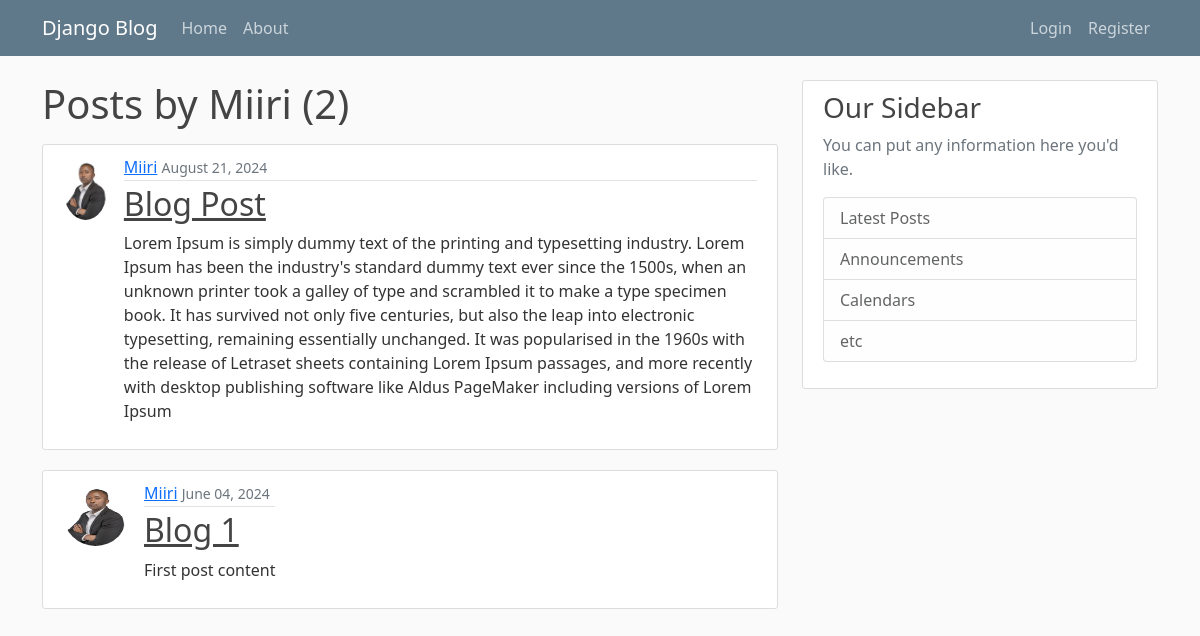
The app's page /user/Miiri, older data.
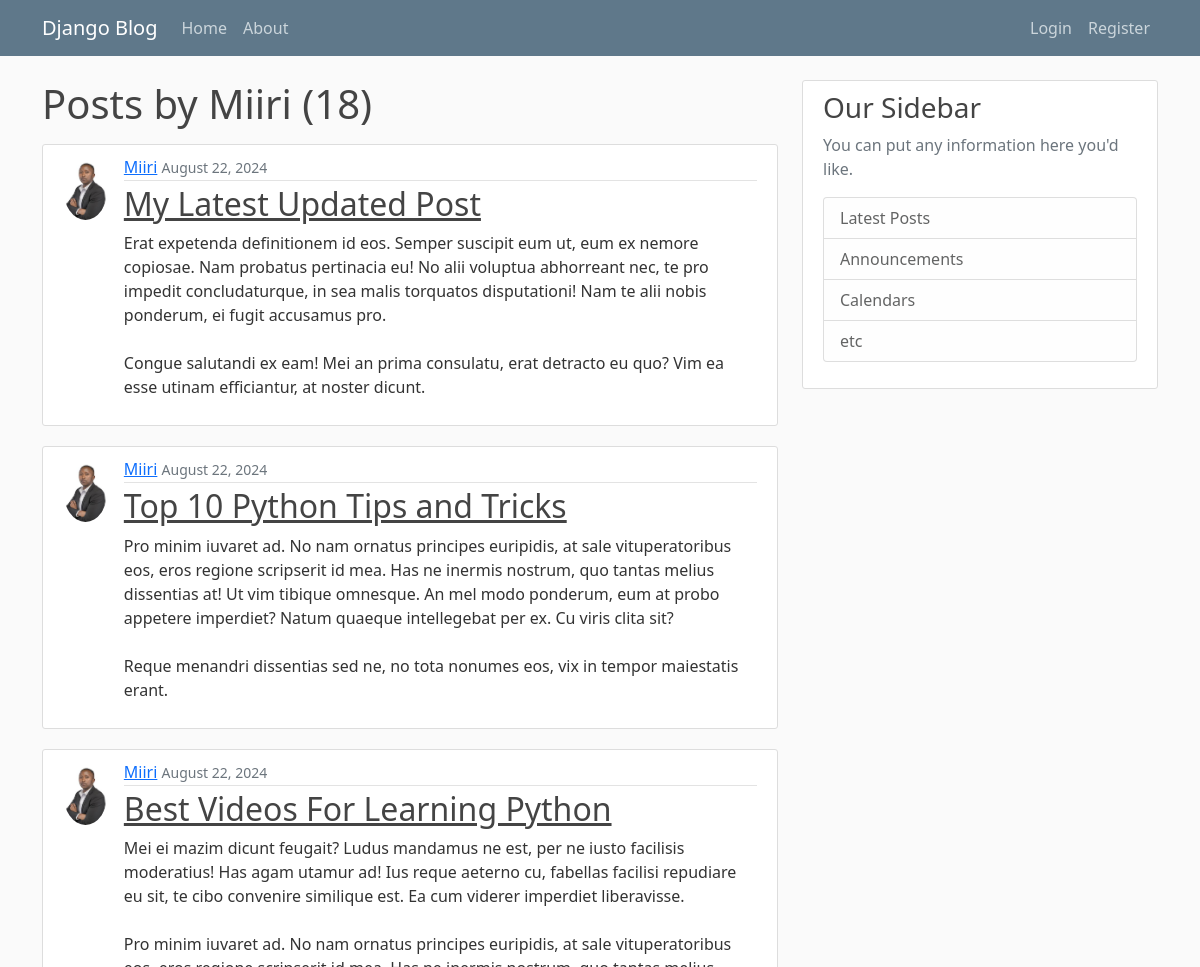
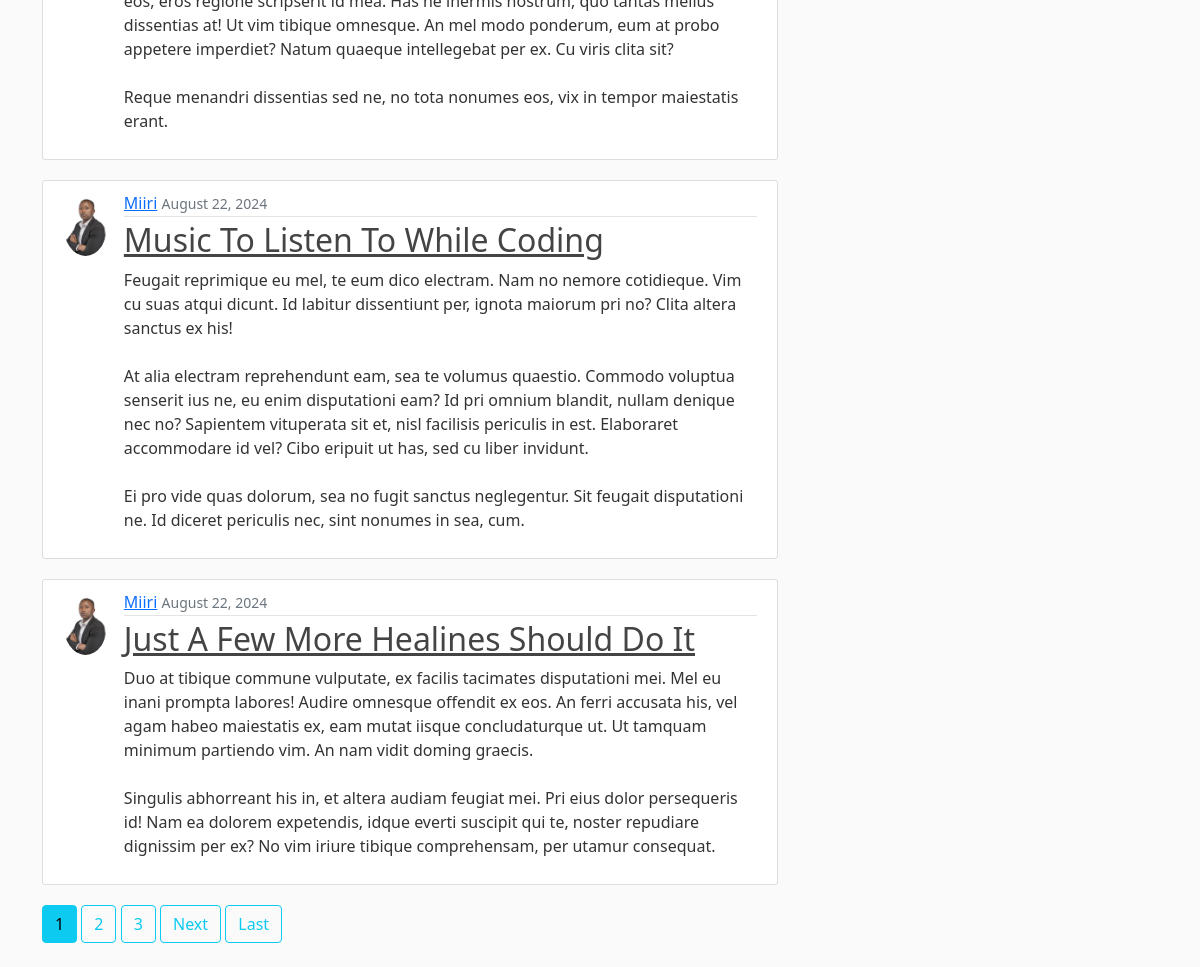
The same page, newer data (2 pictures, top to bottom).
### blog/models.py (models this page shows, shortened)
class Post(models.Model):
    title = models.CharField(max_length=100)
    content = models.TextField()
    date_posted = models.DateTimeField(default=timezone.now)
    author = models.ForeignKey(User, on_delete=models.CASCADE)

### users/models.py (models this page shows, shortened)
class Profile(models.Model):
    user = models.OneToOneField(User, on_delete=models.CASCADE)
    image = models.ImageField(default='ELECTRICITY.png', upload_to='profile_pics')

### blog/views.py (the view)
# urls.py: path('user/<str:username>', UserPostlistView.as_view(), name = 'user-posts'),
class UserPostlistView(ListView):
    model = Post
    template_name = 'blog/user_posts.html' #<app>/<model>_<viewtype>.html
    context_object_name = 'posts'
    paginate_by = 5
    def get_queryset(self):
        user = get_object_or_404(User, username=self.kwargs.get('username'))
        return Post.objects.filter(author=user).order_by('-date_posted')

### blog/templates/blog/user_posts.html (shortened to what this page needs)
{% extends "blog/base.html" %}
{% block content%}
    <h1 class="mb-3">Posts by {{ view.kwargs.username }} ({{ page_obj.paginator.count  }})</h1>
    {% for post in posts %}
        <article class="media content-section d-flex align-items-start">
            <img class = "rounded-circle article-img mr-3" src="{{ post.author.profile.image.url }}" >
            <div class="media-body">
                <div class="article-metadata">
                    <a class="mr-2" href="{% url 'user-posts' post.author.username %}">{{ post.author }}</a>
                    <small class="text-muted">{{ post.date_posted| date:"F d, Y" }}</small>
                </div>
                <h2><a class="article-title" href="{% url 'post-detail' post.id %}">{{ post.title }}</a></h2>
                <p class="article-content">{{ post.content }}</p>
            </div>
        </article>
    {% endfor %}
    {% if is_paginated %}
        {% for num in page_obj.paginator.page_range %}
            {% if page_obj.number == num %}
                <a class ="btn btn-info mb-4 "href="?page={{ num }}">{{ num }}</a>
            {% elif num > page_obj.number|add:'-3' and num < page_obj.number|add:'3' %}
                <a class ="btn btn-outline-info mb-4 "href="?page={{ num }}">{{ num }}</a>
            {% endif %}
        {% endfor %}
        {% if page_obj.has_next %}
            <a class ="btn btn-outline-info mb-4 "href="?page={{ page_obj.next_page_number}}">Next </a>
            <a class ="btn btn-outline-info mb-4 "href="?page={{ page_obj.paginator.num_pages }}">Last</a>
        {% endif %}
    {% endif %}
{% endblock content %}

Row changes from the older to the newer data that the page shows:
no longer on this page (row unchanged): Post: author.profile.image (picture), author "Miiri", date_posted "August 21, 2024", title "Blog Post", content "Lorem Ipsum is simply dummy text of the printing and typesetting industry. Lorem Ipsum has been the industry's standard dummy text ever since the 1500s, when an unknown printer took a galley of type and scrambled it to make a type specimen book. It has survived not only five centuries, but also the leap into electronic typesetting, remaining essentially unchanged. It was popularised in the 1960s with the release of Letraset sheets containing Lorem Ipsum passages, and more recently with desktop publishing software like Aldus PageMaker including versions of Lorem Ipsum"
no longer on this page (row unchanged): Post: author.profile.image (picture), author "Miiri", date_posted "June 04, 2024", title "Blog 1", content "First post content"
added Post: author.profile.image (picture), author "Miiri", date_posted "August 22, 2024", title "My Latest Updated Post", content "Erat expetenda definitionem id eos. Semper suscipit eum ut, eum ex nemore copiosae. Nam probatus pertinacia eu! No alii voluptua abhorreant nec, te pro impedit concludaturque, in sea malis torquatos disputationi! Nam te alii nobis ponderum, ei fugit accusamus pro. Congue salutandi ex eam! Mei an prima consulatu, erat detracto eu quo? Vim ea esse utinam efficiantur, at noster dicunt."
added Post: author.profile.image (picture), author "Miiri", date_posted "August 22, 2024", title "Top 10 Python Tips and Tricks", content "Pro minim iuvaret ad. No nam ornatus principes euripidis, at sale vituperatoribus eos, eros regione scripserit id mea. Has ne inermis nostrum, quo tantas melius dissentias at! Ut vim tibique omnesque. An mel modo ponderum, eum at probo appetere imperdiet? Natum quaeque intellegebat per ex. Cu viris clita sit? Reque menandri dissentias sed ne, no tota nonumes eos, vix in tempor maiestatis erant."
added Post: author.profile.image (picture), author "Miiri", date_posted "August 22, 2024", title "Best Videos For Learning Python", content "Mei ei mazim dicunt feugait? Ludus mandamus ne est, per ne iusto facilisis moderatius! Has agam utamur ad! Ius reque aeterno cu, fabellas facilisi repudiare eu sit, te cibo convenire similique est. Ea cum viderer imperdiet liberavisse. Pro minim iuvaret ad. No nam ornatus principes euripidis, at sale vituperatoribus eos, eros regione scripserit id mea. Has ne inermis nostrum, quo tantas melius dissentias at! Ut vim tibique omnesque. An mel modo ponderum, eum at probo appetere imperdiet? Natum quaeque intellegebat per ex. Cu viris clita sit? Reque menandri dissentias sed ne, no tota nonumes eos, vix in tempor maiestatis erant."
added Post: author.profile.image (picture), author "Miiri", date_posted "August 22, 2024", title "Music To Listen To While Coding", content "Feugait reprimique eu mel, te eum dico electram. Nam no nemore cotidieque. Vim cu suas atqui dicunt. Id labitur dissentiunt per, ignota maiorum pri no? Clita altera sanctus ex his! At alia electram reprehendunt eam, sea te volumus quaestio. Commodo voluptua senserit ius ne, eu enim disputationi eam? Id pri omnium blandit, nullam denique nec no? Sapientem vituperata sit et, nisl facilisis periculis in est. Elaboraret accommodare id vel? Cibo eripuit ut has, sed cu liber invidunt. Ei pro vide quas dolorum, sea no fugit sanctus neglegentur. Sit feugait disputationi ne. Id diceret periculis nec, sint nonumes in sea, cum."
added Post: author.profile.image (picture), author "Miiri", date_posted "August 22, 2024", title "Just A Few More Healines Should Do It", content "Duo at tibique commune vulputate, ex facilis tacimates disputationi mei. Mel eu inani prompta labores! Audire omnesque offendit ex eos. An ferri accusata his, vel agam habeo maiestatis ex, eam mutat iisque concludaturque ut. Ut tamquam minimum partiendo vim. An nam vidit doming graecis. Singulis abhorreant his in, et altera audiam feugiat mei. Pri eius dolor persequeris id! Nam ea dolorem expetendis, idque everti suscipit qui te, noster repudiare dignissim per ex? No vim iriure tibique comprehensam, per utamur consequat."
Text that changed along with them:
{{ page_obj.paginator.count }}: "2" → "18"
new list line: "1"
new list line: "2"
new list line: "3"
text now shown: "Next Last"
